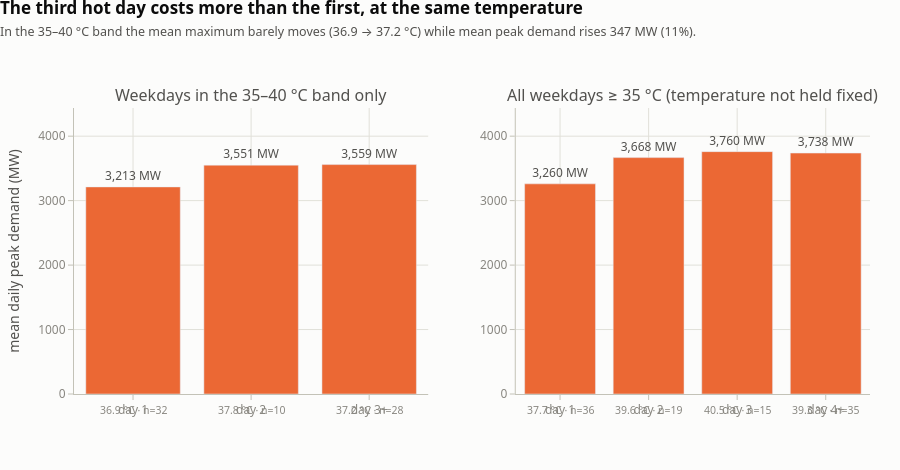

Notebook code cell kept with this figure:
### Markdown cell above
### 4. Heatwaves compound

A degree-day model has no memory: it gives the same answer for the first 38 degC day of a run and the
third. Buildings do not work that way. Thermal mass takes days to charge, overnight minima stay
high, and air conditioning that ran all night starts the next day behind.

The test controls for temperature rather than assuming it away. Restricting to weekdays in the
**35–40 degC band only**, so day one and day three are at essentially the same maximum, demand still
rises with position in the run. That difference is not the temperature, because the temperature is
held fixed; it is the accumulated heat.

The consequence for anyone using the chart-3 model: it will under-forecast late-heatwave peaks,
which are exactly the peaks that matter for reserve.

### Code cell
# ── Chart 4: position in a run of hot days, temperature held fixed ───────────
HOT = 35.0
hot = (day.tmax >= HOT).astype(int)
# Run length: consecutive calendar days at or above the threshold, counting from 1.
day['run'] = hot * (hot.groupby((hot != hot.shift()).cumsum()).cumcount() + 1)

band = day[(~day.is_weekend) & (day.tmax >= 35) & (day.tmax < 40)].copy()
band['pos'] = band.run.clip(upper=3)
bs = band.groupby('pos').agg(peak=('peak', 'mean'), tmax=('tmax', 'mean'),
                             n=('peak', 'size'))

allhot = day[(~day.is_weekend) & (day.tmax >= HOT)].copy()
allhot['pos'] = allhot.run.clip(upper=4)
as_ = allhot.groupby('pos').agg(peak=('peak', 'mean'), tmax=('tmax', 'mean'),
                                n=('peak', 'size'))

fig = make_subplots(rows=1, cols=2, horizontal_spacing=0.11,
                    subplot_titles=[f"Weekdays in the 35–40 °C band only",
                                    f"All weekdays ≥ {HOT:.0f} °C (temperature not held fixed)"])

for col, frame, cap in ((1, bs, 3), (2, as_, 4)):
    labels = [f"day {int(i)}" + ("+" if i == cap else "") for i in frame.index]
    fig.add_trace(go.Bar(
        x=labels, y=frame.peak, marker_color=ORANGE_RAMP[3], showlegend=False,
        text=[f"{v:,.0f} MW" for v in frame.peak], textposition='outside', cliponaxis=False,
        customdata=np.column_stack([frame.tmax, frame.n]),
        hovertemplate="%{x}<br>peak %{y:,.0f} MW<br>mean Tmax %{customdata[0]:.1f} °C"
                      "<br>n = %{customdata[1]}<extra></extra>"), row=1, col=col)
    # The mean temperature of each bar, printed under it: this is the control.
    for x, tv, nv in zip(labels, frame.tmax, frame.n):
        fig.add_annotation(x=x, y=0, yshift=-16, text=f"{tv:.1f} °C · n={int(nv)}",
                           showarrow=False, font=dict(size=10.5, color=MUTED), row=1, col=col)

lo, hi = bs.peak.iloc[0], bs.peak.iloc[-1]
fig.update_yaxes(title_text="mean daily peak demand (MW)", range=[0, as_.peak.max() * 1.18],
                 row=1, col=1)
fig.update_yaxes(range=[0, as_.peak.max() * 1.18], row=1, col=2)
style(fig, "The third hot day costs more than the first, at the same temperature",
      f"In the 35–40 °C band the mean maximum barely moves ({bs.tmax.iloc[0]:.1f} → "
      f"{bs.tmax.iloc[-1]:.1f} °C) while mean peak demand rises {hi - lo:,.0f} MW "
      f"({(hi / lo - 1) * 100:.0f}%).",
      height=470, hover='closest', bottom=76, showlegend=False)
fig.show()

print("35–40 °C band, weekdays — temperature held fixed, position in run varying:")
print(bs.round(1).to_string())
print(f"\nday 1 -> day 3+: {hi - lo:+,.0f} MW ({(hi / lo - 1) * 100:+.1f}%) "
      f"on a temperature change of {bs.tmax.iloc[-1] - bs.tmax.iloc[0]:+.1f} °C.")
print(f"the chart-3 model would predict a change of only "
      f"{COEF[1] * (bs.tmax.iloc[-1] - bs.tmax.iloc[0]):+,.0f} MW for that.")

### Figure 1 — Plotly figure (JSON) as saved in the notebook; plotly's stock layout.template omitted (floating-point values rounded to 4 significant figures)
{"data": [{"cliponaxis": false, "customdata": [[36.87, 32.0], [37.77, 10.0], [37.24, 28.0]], "hovertemplate": "%{x}<br>peak %{y:,.0f} MW<br>mean Tmax %{customdata[0]:.1f} °C<br>n = %{customdata[1]}<extra></extra>", "marker": {"color": "#eb6834"}, "showlegend": false, "text": ["3,213 MW", "3,551 MW", "3,559 MW"], "textposition": "outside", "type": "bar", "x": ["day 1", "day 2", "day 3+"], "xaxis": "x", "y": [3213.0, 3551.0, 3559.0], "yaxis": "y"}, {"cliponaxis": false, "customdata": [[37.67, 36.0], [39.55, 19.0], [40.47, 15.0], [39.34, 35.0]], "hovertemplate": "%{x}<br>peak %{y:,.0f} MW<br>mean Tmax %{customdata[0]:.1f} °C<br>n = %{customdata[1]}<extra></extra>", "marker": {"color": "#eb6834"}, "showlegend": false, "text": ["3,260 MW", "3,668 MW", "3,760 MW", "3,738 MW"], "textposition": "outside", "type": "bar", "x": ["day 1", "day 2", "day 3", "day 4+"], "xaxis": "x2", "y": [3260.0, 3668.0, 3760.0, 3738.0], "yaxis": "y2"}], "layout": {"annotations": [{"font": {"size": 16}, "showarrow": false, "text": "Weekdays in the 35–40 °C band only", "x": 0.2225, "xanchor": "center", "xref": "paper", "y": 1, "yanchor": "bottom", "yref": "paper"}, {"font": {"size": 16}, "showarrow": false, "text": "All weekdays ≥ 35 °C (temperature not held fixed)", "x": 0.7775, "xanchor": "center", "xref": "paper", "y": 1, "yanchor": "bottom", "yref": "paper"}, {"font": {"color": "#898781", "size": 10.5}, "showarrow": false, "text": "36.9 °C · n=32", "x": "day 1", "xref": "x", "y": 0, "yref": "y", "yshift": -16}, {"font": {"color": "#898781", "size": 10.5}, "showarrow": false, "text": "37.8 °C · n=10", "x": "day 2", "xref": "x", "y": 0, "yref": "y", "yshift": -16}, {"font": {"color": "#898781", "size": 10.5}, "showarrow": false, "text": "37.2 °C · n=28", "x": "day 3+", "xref": "x", "y": 0, "yref": "y", "yshift": -16}, {"font": {"color": "#898781", "size": 10.5}, "showarrow": false, "text": "37.7 °C · n=36", "x": "day 1", "xref": "x2", "y": 0, "yref": "y2", "yshift": -16}, {"font": {"color": "#898781", "size": 10.5}, "showarrow": false, "text": "39.6 °C · n=19", "x": "day 2", "xref": "x2", "y": 0, "yref": "y2", "yshift": -16}, {"font": {"color": "#898781", "size": 10.5}, "showarrow": false, "text": "40.5 °C · n=15", "x": "day 3", "xref": "x2", "y": 0, "yref": "y2", "yshift": -16}, {"font": {"color": "#898781", "size": 10.5}, "showarrow": false, "text": "39.3 °C · n=35", "x": "day 4+", "xref": "x2", "y": 0, "yref": "y2", "yshift": -16}], "font": {"color": "#52514e", "family": "system-ui, -apple-system, Segoe UI, sans-serif", "size": 12}, "height": 470, "hovermode": "closest", "legend": {"bgcolor": "rgba(0,0,0,0)", "font": {"size": 11.5}, "orientation": "h", "x": 0, "xanchor": "left", "y": 1, "yanchor": "bottom"}, "margin": {"b": 76, "l": 74, "r": 30, "t": 108}, "paper_bgcolor": "#fcfcfb", "plot_bgcolor": "#fcfcfb", "showlegend": false, "title": {"font": {"color": "#0b0b0b", "size": 17}, "text": "<b>The third hot day costs more than the first, at the same temperature</b><br><span style='font-size:12.5px;color:#52514e'>In the 35–40 °C band the mean maximum barely moves (36.9 → 37.2 °C) while mean peak demand rises 347 MW (11%).</span>", "x": 0, "xanchor": "left", "y": 0.97}, "xaxis": {"anchor": "y", "domain": [0, 0.445], "gridcolor": "#e1e0d9", "linecolor": "#c3c2b7", "tickcolor": "#c3c2b7", "tickfont": {"color": "#898781"}, "ticks": "outside", "zeroline": false}, "xaxis2": {"anchor": "y2", "domain": [0.555, 1], "gridcolor": "#e1e0d9", "linecolor": "#c3c2b7", "tickcolor": "#c3c2b7", "tickfont": {"color": "#898781"}, "ticks": "outside", "zeroline": false}, "yaxis": {"anchor": "x", "domain": [0, 1], "gridcolor": "#e1e0d9", "linecolor": "#c3c2b7", "range": [0, 4437.0], "tickcolor": "#c3c2b7", "tickfont": {"color": "#898781"}, "ticks": "outside", "title": {"text": "mean daily peak demand (MW)"}, "zeroline": false}, "yaxis2": {"anchor": "x2", "domain": [0, 1], "gridcolor": "#e1e0d9", "linecolor": "#c3c2b7", "range": [0, 4437.0], "tickcolor": "#c3c2b7", "tickfont": {"color": "#898781"}, "ticks": "outside", "zeroline": false}}}
